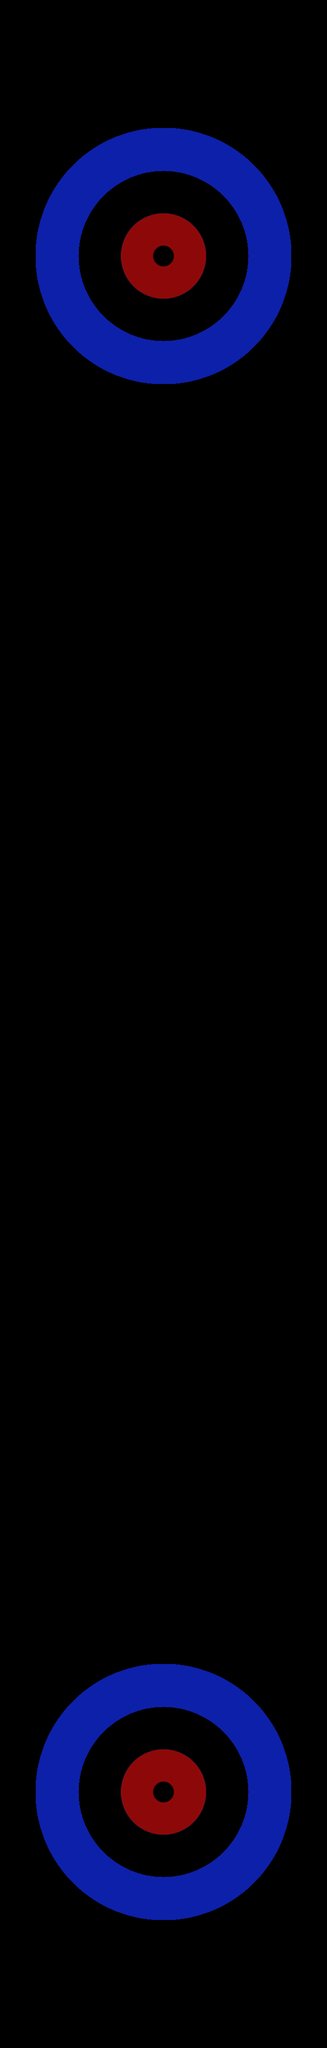

Tiled map render using the project's own tile images. Description and the map definition, with tile-layer contents summarised, below:
An orthogonal 64x400 tile map with 10x10 px tiles, 2 tile layers (house1, house2), 6 hidden layers not drawn, 3 tilesets.

<map version="1.0" orientation="orthogonal" renderorder="right-up" width="64" height="400" tilewidth="10" tileheight="10" nextobjectid="1">
 <tileset firstgid="1" name="curlingcoat" tilewidth="10" tileheight="10" tilecount="25600" columns="64">
  <image source="curling_coat4000.png" width="640" height="4000" />
 </tileset>
 <tileset firstgid="25601" name="house500" tilewidth="10" tileheight="10" tilecount="2500" columns="50">
  <image source="house.png" width="500" height="500" />
 </tileset>
 <tileset firstgid="28101" name="curlingcoatline" tilewidth="10" tileheight="10" tilecount="25600" columns="64">
  <image source="curlingcoatline.png" width="640" height="4000" />
 </tileset>
 <layer name="curlingcoat" width="64" height="400" visible="0">
  <data>[25600 cells, 25600 non-empty, 25595 distinct tile ids]</data>
 </layer>
 <layer name="curlingcoatbottom" width="64" height="400" visible="0">
  <data>[25600 cells, 3200 non-empty, 3200 distinct tile ids]</data>
 </layer>
 <layer name="hogline1" width="64" height="400" visible="0">
  <data>[25600 cells, 4480 non-empty, 4480 distinct tile ids]</data>
 </layer>
 <layer name="hoglinetohogline" width="64" height="400" visible="0">
  <data>[25600 cells, 10240 non-empty, 10240 distinct tile ids]</data>
 </layer>
 <layer name="hogline2" width="64" height="400" visible="0">
  <data>[25600 cells, 4480 non-empty, 4480 distinct tile ids]</data>
 </layer>
 <layer name="curlingcoattop" width="64" height="400" visible="0">
  <data>[25600 cells, 3200 non-empty, 3200 distinct tile ids]</data>
 </layer>
 <layer name="house1" width="64" height="400" opacity="0.9">
  <data>[25600 cells, 2500 non-empty, 2500 distinct tile ids]</data>
 </layer>
 <layer name="house2" width="64" height="400" opacity="0.9">
  <data>[25600 cells, 2500 non-empty, 2500 distinct tile ids]</data>
 </layer>
</map>
